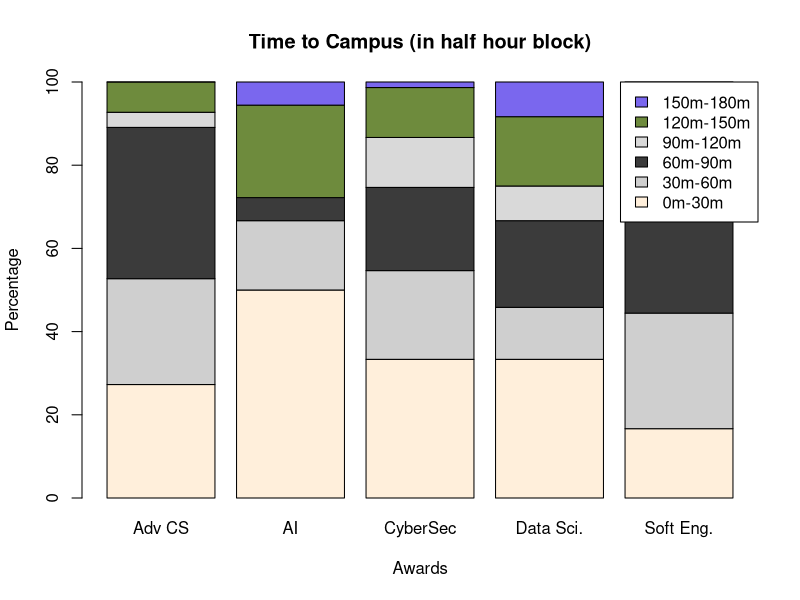

Source code (R):
library(readr)
survey_data <- read_csv("survey_data.csv")
df<-survey_data
names(df)[7] <- "award"
names(df)[8] <- "gender"
names(df)[9] <- "height"
names(df)[10] <- "continent"
names(df)[11] <- "pe_minutes"
names(df)[12] <- "miles"
names(df)[13] <- "gbptransport"
names(df)[14] <- "get2campusminutes"
names(df)[15] <- "gbpfood"

df2<-subset(df,get2campusminutes<155)
df2$halfhours<-floor(df2$get2campusminutes/30)
pt <- table(df2$halfhours,df2$award)  
chisq.test(pt)
colnames(pt) = c("Adv CS", "AI", "CyberSec", "Data Sci.", "Soft Eng.")
random_colors <- sample(colors(), 10)
percentages<-prop.table(pt, margin=2) * 100 
lbls = paste0(as.character(as.numeric(rownames(pt)) * 30), "m-", as.character((as.numeric(rownames(pt))+1) * 30), "m")
barplot(percentages, col = random_colors, xlab = "Awards", ylab = "Percentage", 
        main = "Time to Campus (in half hour block)", ylim = c(0, 100), 
        legend.text = lbls, args.legend = list(x = "topright"))  